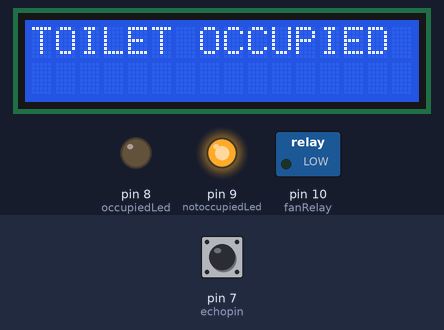
The sketch below on a simulated Arduino Uno, built with avr-gcc and run on an emulated ATmega328P. On the bench: 16×2 character LCD, switched loads named in the sketch (green lamp = pin HIGH), output pins drawn as LEDs (lit = HIGH). The inputs (shaded band) are chosen by the test bench; at power-on: pin 7 (echopin) LOW. Pins used as bus, display or sensor lines are not drawn; what the sketch prints to the serial monitor is not drawn.

Above: at 1.9 s.
2.0 s: pin 7 (echopin) pulsed HIGH 2 times (0.12 s each, 0.3 s apart)
At 4.0 s:
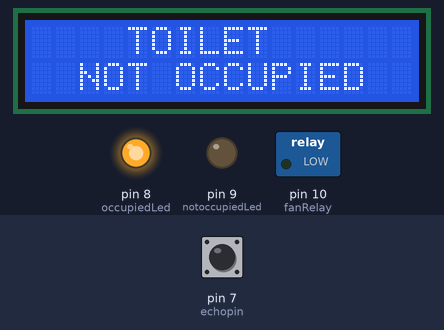
At 7.1 s:
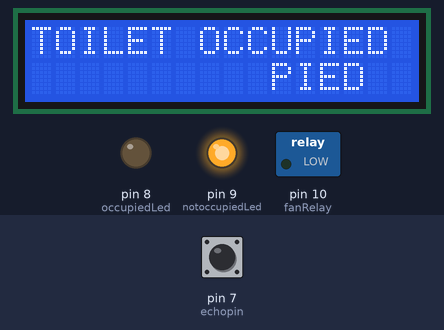
Timing chart, 0 to 8.6 s (numbered marks = the images above; inputs shaded):
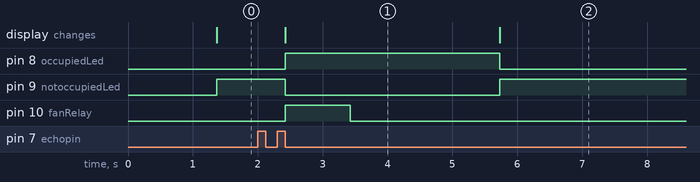

Measured:
- after the input at 2.0 s, pin 8 (occupiedLed): LOW → HIGH after 0.42 s, → LOW 3.3 s later; pin 9 (notoccupiedLed): HIGH → LOW after 0.42 s, → HIGH 3.3 s later; pin 10 (fanRelay): LOW → HIGH after 0.42 s, → LOW 1.0 s later; the display: changes after 0.42 s (image 1)
- what the display in image 1 shows lasts 3.3 s, from 2.4 s to 5.7 s

The sketch:

toilet_occupancy.ino
```cpp
// ---------------------------Libarires-----------------------------------//
#include <LiquidCrystal.h>
// -------------------Declaration of variables----------------------------//

// Ultrasonic
#define trigpin 6
#define echopin 7
// notifying LEDs
int occupiedLed = 8;
int notoccupiedLed = 9;
// ventilation
int fanRelay = 10;
// LCD display
LiquidCrystal lcd(12, 11, 5, 4, 3, 2);

void setup() {
  // setup Code
  pinMode(trigpin,OUTPUT);
  pinMode(echopin,INPUT);

  pinMode(occupiedLed,OUTPUT);
  pinMode(notoccupiedLed,OUTPUT);

  pinMode(fanRelay,OUTPUT);
  lcd.begin(16, 2);
  Serial.begin(9600);

}

void loop() {
long duration,distance;
digitalWrite(trigpin,LOW);
delayMicroseconds(8);
digitalWrite(trigpin,HIGH);
delayMicroseconds(10);
duration = pulseIn (echopin,HIGH);
distance = (duration*0.034/2);
Serial.print(distance);   // distance in cm
Serial.println("cm");
delay(300);

if (distance < 90){
 lcd.setCursor(0, 0);
 lcd.print("TOILET OCCUPIED");
 lcd.setCursor(0, 1);
 lcd.print("          ");
 digitalWrite(occupiedLed,LOW);
 digitalWrite(notoccupiedLed,HIGH);
  }
else
  {
  lcd.setCursor(0, 0);
  lcd.print("    TOILET     ");
  lcd.setCursor(0, 1);
  lcd.print("  NOT OCCUPIED ");
  digitalWrite(occupiedLed,HIGH);
  digitalWrite(notoccupiedLed,LOW);
  digitalWrite(fanRelay,HIGH);
  delay(1000);
  digitalWrite(fanRelay,LOW);
  delay(1000);
  }
}
```
